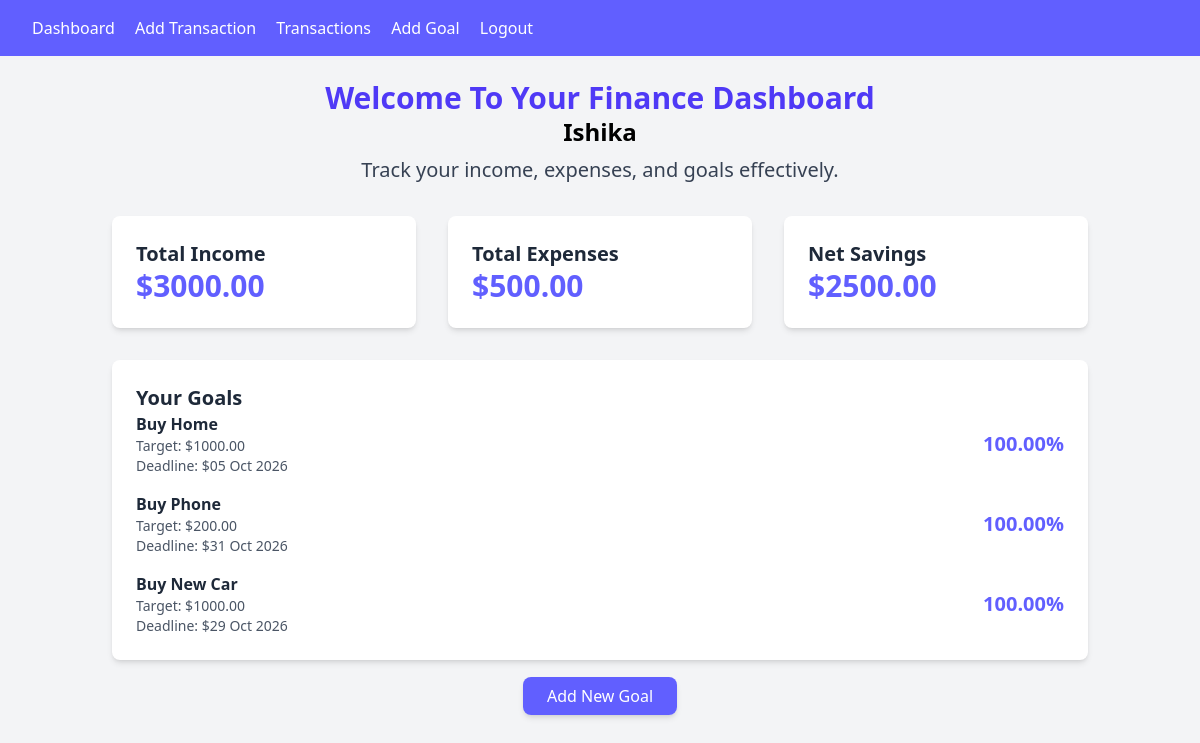
The app's page / (signed in) with its own data.
### finance/models.py (models this page shows, shortened)
class Goal(models.Model):
    user = models.ForeignKey(User, on_delete=models.CASCADE)
    name = models.CharField(max_length=100)
    target_amount = models.DecimalField(max_digits=10, decimal_places=2)
    deadline = models.DateField()

### finance/views.py (the view)
# urls.py: path('', DashboardView.as_view(), name="dashboard"),
class DashboardView(LoginRequiredMixin, View):
    def get(self, request, *args, **kwargs):
            transactions = Transaction.objects.filter(user = request.user)
            goals = Goal.objects.filter(user = request.user)
            total_income = Transaction.objects.filter(user = request.user, transaction_type ='Income').aggregate(Sum('amount'))['amount__sum'] or 0
            total_expense = Transaction.objects.filter(user = request.user, transaction_type ='Expense').aggregate(Sum('amount'))['amount__sum'] or 0
            net_savings = total_income - total_expense
            remaining_savings = net_savings
            goal_progress = []
            for goal in goals:
                if remaining_savings >= goal.target_amount:
                    goal_progress.append({'goal': goal, 'progress': 100})
                    remaining_savings -= goal.target_amount
                elif remaining_savings > 0:
                    progress = (remaining_savings / goal.target_amount) * 100
                    goal_progress.append({'goal': goal, 'progress': progress})
                    remaining_savings = 0
                else:
                    goal_progress.append({'goal': goal, 'progress': 0})
            context = {
                'transactions' : transactions,
                'total_income' : total_income,
                'total_expense': total_expense,
                'net_savings': net_savings,
                'goal_progress': goal_progress,
            }
            return render(request, 'finance/dashboard.html', context)

### finance/templates/finance/dashboard.html (shortened to what this page needs)
{% extends "finance/base.html" %}
{% block content %}
<div class="container mx-auto p-6">
    <div class="text-center mb-8">
        <h1 class="text-3xl font-bold text-indigo-600">Welcome To Your Finance Dashboard</h1>
        <h1 class="text-2xl font-bold">{{ request.user|capfirst }}</h1>
        <p class="text-xl text-gray-700 mt-2">Track your income, expenses, and goals effectively.</p>
    </div>
    <div class="grid grid-cols-1 sm:grid-cols-2 lg:grid-cols-3 gap-8 mb-8">
        <div class="bg-white p-6 rounded-lg shadow-md">
            <h2 class="text-xl font-semibold text-gray-800">Total Income</h2>
            <p class="text-3xl font-bold text-indigo-500">${{ total_income|floatformat:2 }}</p>
        </div>
        <div class="bg-white p-6 rounded-lg shadow-md">
            <h2 class="text-xl font-semibold text-gray-800">Total Expenses</h2>
            <p class="text-3xl font-bold text-indigo-500">${{ total_expense|floatformat:2 }}</p>
        </div>
        <div class="bg-white p-6 rounded-lg shadow-md">
            <h2 class="text-xl font-semibold text-gray-800">Net Savings</h2>
            <p class="text-3xl font-bold text-indigo-500">${{ net_savings|floatformat:2 }}</p>
        </div>
    </div>
    <div class="bg-white p-6 rounded-lg shadow-md">
        <h2 class="text-xl font-semibold text-gray-800">Your Goals</h2>
        <ul class="space-y-4">
            {% for item in goal_progress %}
            <li class="flex justify-between items-center">
                <div class="text-gray-800">
                    <p class="font-semibold">{{item.goal.name}}</p>
                    <p class="text-sm text-gray-600">Target: ${{ item.goal.target_amount|floatformat:2 }}</p>
                    <p class="text-sm text-gray-600">Deadline: ${{ item.goal.deadline|date:"d M Y" }}</p>
                </div>
                <div class="text-right">
                    <p class="text-xl font-bold text-indigo-500">{{ item.progress|floatformat:2 }}%</p>
                </div>
            </li>
            {% endfor %}
        </ul>
    </div>
    <div class="text-center py-6">
        <a href="{% url 'goal_add' %}" class="bg-indigo-500 text-white px-6 py-2 rounded-lg shadow-md hover:bg-indigo-600 transition">Add New Goal</a>
    </div>
</div>
{% endblock content %}

### finance/templates/finance/base.html (shortened to what this page needs)
<!DOCTYPE html>
<html lang="en">
<head>
    <script src="https://cdn.jsdelivr.net/npm/@tailwindcss/browser@4"></script>
</head>
<body class="bg-gray-100">
    <nav class="bg-indigo-500 p-4 text-white">
        {% if user.is_authenticated %}
            <a href="{% url 'dashboard' %}" class="mx-4">Dashboard</a>
            <a href="{% url 'transaction_add' %}">Add Transaction</a>
            <a href="{% url 'transaction_list' %}" class="mx-4">Transactions</a>
            <a href="{% url 'goal_add' %}">Add Goal</a>
            <form id="logout-form" action="{% url 'logout' %}" method="POST" style="display:inline;">
                <a href="#" onclick="document.getElementById('logout-form').submit();" class="ml-4">Logout</a>
            </form>
        {% else %}
            <a href="{% url 'login' %}" class="ml-4">Login</a>
            <a href="{% url 'register' %}" class="ml-4">Register</a>
        {% endif %}
    </nav>
    {% block content %}{% endblock content %}
</body>
</html>

### records on screen
Goal: goal.name "Buy Home", goal.target_amount "1000.00", goal.deadline "05 Oct 2026", progress "100.00"
Goal: goal.name "Buy Phone", goal.target_amount "200.00", goal.deadline "31 Oct 2026", progress "100.00"
Goal: goal.name "Buy New Car", goal.target_amount "1000.00", goal.deadline "29 Oct 2026", progress "100.00"

### other values on screen
{{ request.user|capfirst }} "Ishika"
{{ total_income|floatformat:2 }} "3000.00"
{{ total_expense|floatformat:2 }} "500.00"
{{ net_savings|floatformat:2 }} "2500.00"
